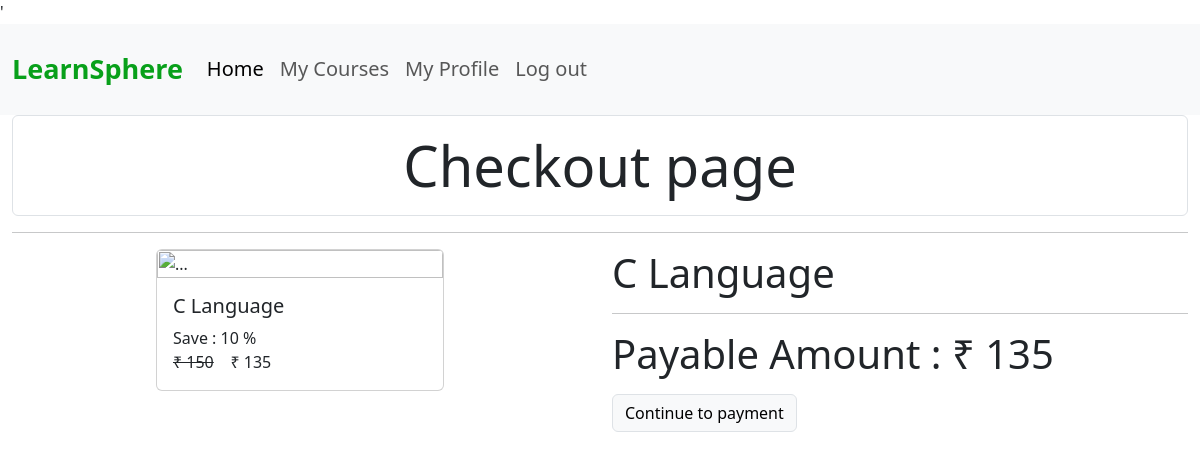
The app's page /checkout/c_basics (signed in) with its own data.
### courses/models/course.py (models this page shows, shortened)
class Course(models.Model):
    name=models.CharField(max_length=100,null=False)
    slug=models.CharField(max_length=50,null=False,unique=True)
    description=models.CharField(max_length=200,null=True)
    price=models.IntegerField(null=False)
    discount=models.IntegerField(null=False,default=0)
    active=models.BooleanField(default=False)
    thumblain=models.ImageField(upload_to="files/thumblain")
    date=models.DateTimeField(auto_now_add=True)
    resource=models.FileField(upload_to="files/resourses")
    length=models.IntegerField(null=False)

### courses/views/checkout.py (the view, shortened to what this page needs)
# urls.py: path('checkout/<str:slug>',checkout,name='checkout'),
def checkout(request,slug):
    course=Course.objects.get(slug=slug)
    user=None
    if not request.user.is_authenticated :
        return redirect("login")
    user=request.user
    action=request.GET.get('action')
    order=None
    payment=None
    error=None
    context={
        'course':course,
        'order':order,
        'payment':payment,
        'user':user,
        'error':error,
    }
    return render(request,template_name='courses/checkout.html',context=context)

### courses/templatetags/course_custom_tags.py (called while the page is built)
@register.simple_tag
def call_sellprice(price,discount):
    if discount is None or discount == 0:
        return price
    sellprice=price
    sellprice=price-(price*discount*0.01)
    return math.floor(sellprice)

@register.filter
def rupee(price):
    return f'₹ {price}'

### courses/templates/courses/checkout.html (shortened to what this page needs)
{% extends './base.html' %}
{%load course_custom_tags %}
{%load static%}
{%block content%}
<div class="container-fluid">
<h1 class="display-4 alert border text-center" style="padding-bottom: 2vh;">Checkout page</h1>
<hr>
<div class="row">
<div class="col ml-auto ">
    <div class="card mx-auto" style="width: 18rem;">
        <img src="https://th.bing.com/th/id/OIP.p6dRNuz6Wr5l4ZnKcX2l2QHaFj?rs=1&pid=ImgDetMain" class="card-img-top" alt="...">
        <div class="card-body">
          <h5 class="card-title">{{course.name}}</h5>
          <p class="card-text">
            Save : {{course.discount}} %
            <br>
            <del class="price"> {{course.price|rupee}}</del>
            <span class="price">{% call_sellprice course.price course.discount as value %}{{value|rupee}}</span>
            </p>
        </div>
      </div>
</div>
<div class="col" style="position: relative; justify-content: center;">
<div>
    <p class="display-5" style="font-size:40px ;">{{course.name}}</p>
    <hr>
    <p class="display-5" style="font-size:40px ;">Payable Amount : <b>{% call_sellprice course.price course.discount as value %}{{value|rupee}}</b></p>
    <a class="btn btn-light border" href="?action=create_payment">Continue to payment</a>
</div>
</div>
</div>
</div>
{%endblock%}

### records on screen
Course: name "C Language", discount "10", price "₹ 150"

### other values on screen
{{ value|rupee }} "₹ 135"
